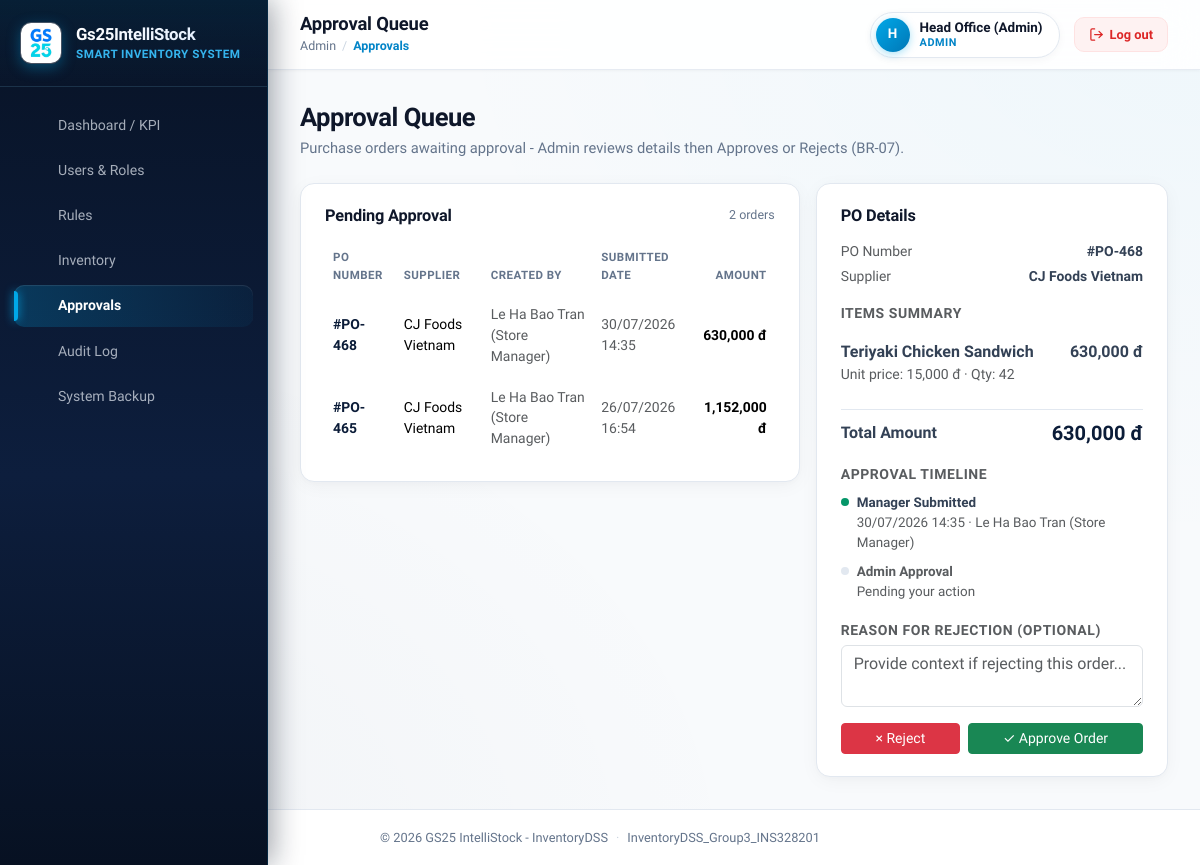
Page /frontend/admin/po_approval.php (signed in) on the committed database.
### tables this page shows
CREATE TABLE `purchase_orders` (
  `po_id` int(11) NOT NULL AUTO_INCREMENT,
  `supplier_id` int(11) NOT NULL,
  `created_by` int(11) NOT NULL,
  `status` enum('Draft','Pending','Approved','Rejected','Delivered') NOT NULL DEFAULT 'Draft',
  `approved_by` int(11) DEFAULT NULL,
  `created_at` datetime NOT NULL DEFAULT current_timestamp(),
  `approved_at` datetime DEFAULT NULL,
  PRIMARY KEY (`po_id`),
  KEY `supplier_id` (`supplier_id`),
  KEY `created_by` (`created_by`),
  KEY `approved_by` (`approved_by`),
  CONSTRAINT `purchase_orders_ibfk_1` FOREIGN KEY (`supplier_id`) REFERENCES `suppliers` (`supplier_id`),
  CONSTRAINT `purchase_orders_ibfk_2` FOREIGN KEY (`created_by`) REFERENCES `accounts` (`account_id`),
  CONSTRAINT `purchase_orders_ibfk_3` FOREIGN KEY (`approved_by`) REFERENCES `accounts` (`account_id`)
);

CREATE TABLE `suppliers` (
  `supplier_id` int(11) NOT NULL AUTO_INCREMENT,
  `supplier_name` varchar(100) NOT NULL,
  `contact_phone` varchar(20) DEFAULT NULL,
  `avg_lead_time_days` decimal(5,1) DEFAULT NULL,
  PRIMARY KEY (`supplier_id`)
);

CREATE TABLE `accounts` (
  `account_id` int(11) NOT NULL AUTO_INCREMENT,
  `username` varchar(50) NOT NULL,
  `password_hash` varchar(255) NOT NULL,
  `full_name` varchar(100) NOT NULL,
  `email` varchar(100) DEFAULT NULL,
  `phone_number` varchar(20) DEFAULT NULL,
  `role_id` int(11) NOT NULL,
  `status` enum('active','locked') NOT NULL DEFAULT 'active',
  `created_at` datetime NOT NULL DEFAULT current_timestamp(),
  PRIMARY KEY (`account_id`),
  UNIQUE KEY `username` (`username`),
  KEY `role_id` (`role_id`),
  CONSTRAINT `accounts_ibfk_1` FOREIGN KEY (`role_id`) REFERENCES `roles` (`role_id`)
);

CREATE TABLE `purchase_order_details` (
  `po_detail_id` int(11) NOT NULL AUTO_INCREMENT,
  `po_id` int(11) NOT NULL,
  `product_id` int(11) NOT NULL,
  `suggested_qty` int(11) NOT NULL,
  `approved_qty` int(11) NOT NULL,
  `received_qty` int(11) DEFAULT NULL,
  `discrepancy_reason` varchar(150) DEFAULT NULL,
  PRIMARY KEY (`po_detail_id`),
  KEY `po_id` (`po_id`),
  KEY `product_id` (`product_id`),
  CONSTRAINT `purchase_order_details_ibfk_1` FOREIGN KEY (`po_id`) REFERENCES `purchase_orders` (`po_id`) ON DELETE CASCADE,
  CONSTRAINT `purchase_order_details_ibfk_2` FOREIGN KEY (`product_id`) REFERENCES `products` (`product_id`)
);

CREATE TABLE `products` (
  `product_id` int(11) NOT NULL AUTO_INCREMENT,
  `sku_code` varchar(30) NOT NULL,
  `product_name` varchar(150) NOT NULL,
  `category_id` int(11) NOT NULL,
  `supplier_id` int(11) NOT NULL,
  `unit` varchar(20) NOT NULL,
  `shelf_life_days` int(11) DEFAULT NULL,
  `unit_cost` decimal(12,2) NOT NULL DEFAULT 0.00,
  `selling_price` decimal(12,2) NOT NULL DEFAULT 0.00,
  `is_active` tinyint(1) NOT NULL DEFAULT 1,
  PRIMARY KEY (`product_id`),
  UNIQUE KEY `sku_code` (`sku_code`),
  KEY `category_id` (`category_id`),
  KEY `supplier_id` (`supplier_id`),
  CONSTRAINT `products_ibfk_1` FOREIGN KEY (`category_id`) REFERENCES `categories` (`category_id`),
  CONSTRAINT `products_ibfk_2` FOREIGN KEY (`supplier_id`) REFERENCES `suppliers` (`supplier_id`)
);

### frontend/admin/po_approval.php (the view, shortened to what the rows shown need)
<?php
require_once __DIR__ . '/../../backend/config/database.php';
require_once __DIR__ . '/../../backend/services/AdminService.php';
$adminService = new AdminService();
$pendingOrders = $adminService->listPendingApprovals();
$selectedPoId = isset($_GET['po_id']) ? (int) $_GET['po_id'] : null;
$selectedPo = null;
if ($selectedPo === null && !empty($pendingOrders)) {
    $selectedPo = $pendingOrders[0];
    $selectedPoId = (int) $selectedPo['po_id'];
}
?>
<!DOCTYPE html>
<html lang="en">
<head>
    <link href="https://cdn.jsdelivr.net/npm/bootstrap@5.3.3/dist/css/bootstrap.min.css" rel="stylesheet">
    <link href="<?= BASE_URL ?>/assets/css/theme_variables.css" rel="stylesheet">
    <link href="<?= BASE_URL ?>/assets/css/custom.css" rel="stylesheet">
</head>
<body>
    <div class="app-shell">
        <div class="app-content">
            <?php require __DIR__ . '/../components/header.php'; ?>
            <main class="app-main">
                <div class="mb-4">
                    <h2 class="page-heading mb-1">Approval Queue</h2>
                </div>
                <?php if (empty($pendingOrders)): ?>
                    <div class="panel-card">
                        <div class="empty-state">No purchase orders are currently pending approval.</div>
                    </div>
                <?php else: ?>
                    <div class="row g-3">
                        <div class="col-12 col-xl-7">
                            <div class="panel-card">
                                <div class="table-responsive">
                                    <table class="table data-table align-middle mb-0">
                                        <thead>
                                            <tr>
                                                <th>PO Number</th>
                                                <th>Supplier</th>
                                                <th>Created By</th>
                                                <th>Submitted Date</th>
                                                <th class="text-end">Amount</th>
                                            </tr>
                                        </thead>
                                        <tbody>
                                            <?php foreach ($pendingOrders as $po): ?>
                                                <?php $isActive = (int) $po['po_id'] === $selectedPoId; ?>
                                                <tr style="<?= $isActive ? 'background: var(--surface-border-soft);' : '' ?> cursor: pointer;"
                                                    onclick="window.location.href='po_approval.php?po_id=<?= (int) $po['po_id'] ?>'">
                                                    <td class="fw-semibold" style="color: var(--brand-primary);">#PO-<?= (int) $po['po_id'] ?></td>
                                                    <td><?= htmlspecialchars($po['supplier_name'], ENT_QUOTES, 'UTF-8') ?></td>
                                                    <td class="text-muted"><?= htmlspecialchars($po['created_by_name'], ENT_QUOTES, 'UTF-8') ?></td>
                                                    <td class="text-muted small"><?= htmlspecialchars(date('d/m/Y H:i', strtotime($po['created_at'])), ENT_QUOTES, 'UTF-8') ?></td>
                                                    <td class="text-end fw-semibold"><?= number_format((float) $po['total_amount']) ?> đ</td>
                                                </tr>
                                            <?php endforeach; ?>
                                        </tbody>
                                    </table>
                                </div>
                            </div>
                        </div>
                        <div class="col-12 col-xl-5">
                            <?php if ($selectedPo === null): ?>
                                <div class="panel-card">
                                    <div class="empty-state">Select an order from the list on the left to view details.</div>
                                </div>
                            <?php else: ?>
                                <?php
                                    $totalAmount = 0;
                                    foreach ($selectedPo['details'] as $line) {
                                        $totalAmount += (float) $line['line_cost'];
                                    }
                                ?>
                                <div class="panel-card">
                                    <div class="d-flex justify-content-between align-items-start mb-3">
                                        <h3 class="panel-card-title mb-0">PO Details</h3>
                                    </div>
                                    <div class="d-flex flex-column gap-1 mb-3" style="font-size: .87rem;">
                                        <div class="d-flex justify-content-between">
                                            <span class="text-muted">PO Number</span>
                                            <span class="fw-semibold">#PO-<?= (int) $selectedPo['po_id'] ?></span>
                                        </div>
                                        <div class="d-flex justify-content-between">
                                            <span class="text-muted">Supplier</span>
                                            <span class="fw-semibold"><?= htmlspecialchars($selectedPo['supplier_name'], ENT_QUOTES, 'UTF-8') ?></span>
                                        </div>
                                    </div>
                                    <div class="text-uppercase text-muted small fw-semibold mb-2" style="letter-spacing: .04em;">Items Summary</div>
                                    <div class="d-flex flex-column gap-2 mb-3">
                                        <?php foreach ($selectedPo['details'] as $line): ?>
                                            <div class="d-flex justify-content-between align-items-start py-2" style="border-bottom: 1px solid var(--surface-border-soft);">
                                                <div>
                                                    <div class="fw-semibold"><?= htmlspecialchars($line['product_name'], ENT_QUOTES, 'UTF-8') ?></div>
                                                    <div class="text-muted small">Unit price: <?= number_format((float) $line['unit_cost']) ?> đ &middot; Qty: <?= number_format((int) $line['approved_qty']) ?></div>
                                                </div>
                                                <div class="fw-semibold text-end"><?= number_format((float) $line['line_cost']) ?> đ</div>
                                            </div>
                                        <?php endforeach; ?>
                                    </div>
                                    <div class="d-flex justify-content-between align-items-center mb-3 pt-2" style="border-top: 1px solid var(--surface-border);">
                                        <span class="fw-semibold">Total Amount</span>
                                        <span class="fw-bold fs-5" style="color: var(--brand-primary);"><?= number_format($totalAmount) ?> đ</span>
                                    </div>
                                    <div class="text-uppercase text-muted small fw-semibold mb-2" style="letter-spacing: .04em;">Approval Timeline</div>
                                    <div class="d-flex flex-column gap-2 mb-3" style="font-size: .84rem;">
                                        <div class="d-flex gap-2 align-items-start">
                                            <span style="width:8px; height:8px; border-radius:999px; margin-top:5px; background: var(--color-success); flex-shrink:0;"></span>
                                            <div>
                                                <div class="fw-semibold">Manager Submitted</div>
                                                <div class="text-muted"><?= htmlspecialchars(date('d/m/Y H:i', strtotime($selectedPo['created_at'])), ENT_QUOTES, 'UTF-8') ?> &middot; <?= htmlspecialchars($selectedPo['created_by_name'], ENT_QUOTES, 'UTF-8') ?></div>
                                            </div>
                                        </div>
                                        <div class="d-flex gap-2 align-items-start">
                                            <span style="width:8px; height:8px; border-radius:999px; margin-top:5px; background: var(--surface-border); flex-shrink:0;"></span>
                                            <div>
                                                <div class="fw-semibold text-muted">Admin Approval</div>
                                                <div class="text-muted">Pending your action</div>
                                            </div>
                                        </div>
                                    </div>
                                    <form method="POST" id="rejectReasonForm">
                                        <label class="text-uppercase text-muted small fw-semibold mb-1" style="letter-spacing: .04em;">Reason for Rejection (optional)</label>
                                        <textarea name="reason" class="form-control mb-3" rows="2" placeholder="Provide context if rejecting this order..."></textarea>
                                        <div class="d-flex gap-2">
                                            <button type="submit" name="action" value="reject" class="btn btn-danger btn-sm flex-fill"
                                                    onclick="return confirm('Reject PO #PO-<?= (int) $selectedPo['po_id'] ?>?');">
                                                &times; Reject
                                            </button>
                                            <button type="submit" name="action" value="approve" class="btn btn-success btn-sm flex-fill"
                                                    onclick="return confirm('Approve PO #PO-<?= (int) $selectedPo['po_id'] ?>? The order will be considered sent to the supplier (BR-07).');">
                                                &check; Approve Order
                                            </button>
                                        </div>
                                    </form>
                                </div>
                            <?php endif; ?>
                        </div>
                    </div>
                <?php endif; ?>
            </main>
        </div>
    </div>
    <?php require __DIR__ . '/../components/footer.php'; ?>

### rows in the picture
purchase_orders: po_id "468", supplier.supplier_name "CJ Foods Vietnam", created_by.full_name "Le Ha Bao Tran (Store Manager)", created_at "30/07/2026 14:35", total_amount "630,000"
purchase_orders: po_id "465", supplier.supplier_name "CJ Foods Vietnam", created_by.full_name "Le Ha Bao Tran (Store Manager)", created_at "26/07/2026 16:54", total_amount "1,152,000"
suppliers: supplier_name "CJ Foods Vietnam"
purchase_order_details: product.product_name "Teriyaki Chicken Sandwich", product.unit_cost "15,000", approved_qty "42", line_cost "630,000"
accounts: full_name "Le Ha Bao Tran (Store Manager)"

### other values in the picture
$item['label'] "Dashboard / KPI"
$item['label'] "Users & Roles"
$item['label'] "Rules"
$item['label'] "Inventory"
$item['label'] "Approvals"
$item['label'] "Audit Log"
$item['label'] "System Backup"
$pageTitle "Approval Queue"
$crumb "Admin"
$crumb "Approvals"
substr((string) (Auth::fullName() ?? 'U'), 0, 1) "H"
Auth::fullName() "Head Office (Admin)"
Auth::roleName() "ADMIN"
count($pendingOrders) "2"
$totalAmount "630,000"
